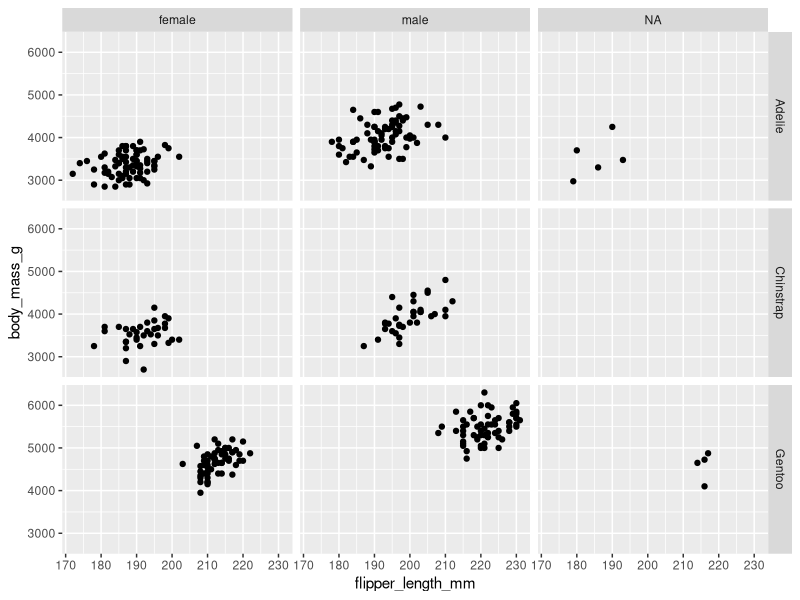
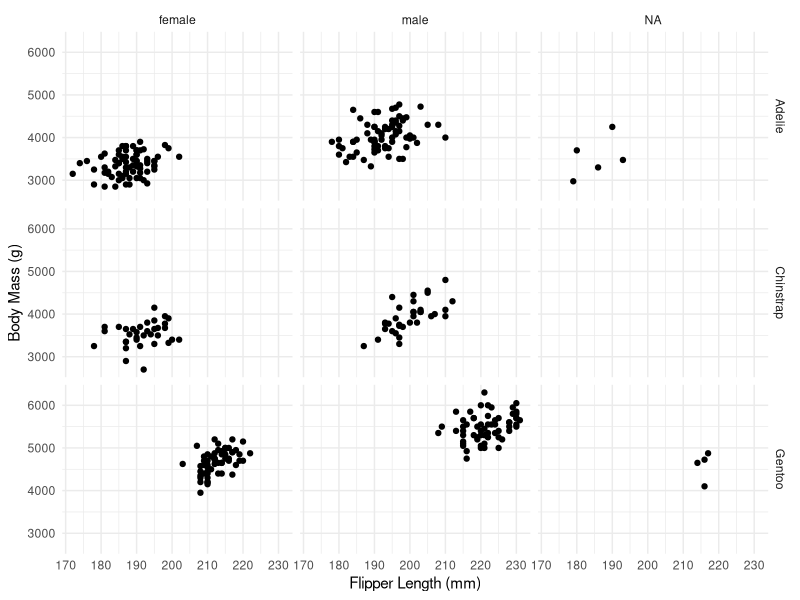

The R source for these figures, in order:

            library(ggplot2)
            library(palmerpenguins)
            built_answer <- tryCatch(
                {
                    set.seed(42)
                    ggplot(penguins, aes(x = flipper_length_mm, y = body_mass_g)) + geom_point() + facet_grid(species ~ sex)
                    suppressWarnings(
                        if (!file.exists("/sandbox/figures/body-mass_flipper-length_scatter_facet_species_sex_answer.png")) {
                            ggsave(
                                width = 3,
                                height = 3,
                                "/sandbox/figures/body-mass_flipper-length_scatter_facet_species_sex_answer.png"
                            )
                        }
                    )
                    suppressWarnings(
                        ggplot_build(last_plot())
                    )
                },
                error = function(e) {
                    'ERROR'
                }
            )
            built_submission <- tryCatch(
                {
                    set.seed(42)
                    ggplot(penguins, aes(x = flipper_length_mm, y = body_mass_g)) +
  geom_point() +
  facet_grid(species ~ sex) +
  labs(x = "Flipper Length (mm)", y = "Body Mass (g)") +
  theme_minimal()
                    suppressWarnings(
                        ggsave(
                            width = 3,
                            height = 3,
                            "figures/body-mass_flipper-length_scatter_facet_species_sex_submission_phi4mini.png"
                        )
                    )
                    suppressWarnings(
                        ggplot_build(last_plot())
                    )
                },
                error = function(e) {
                    'ERROR'
                }
            )
            cat(isTRUE(all.equal(built_answer, built_submission)))
        
